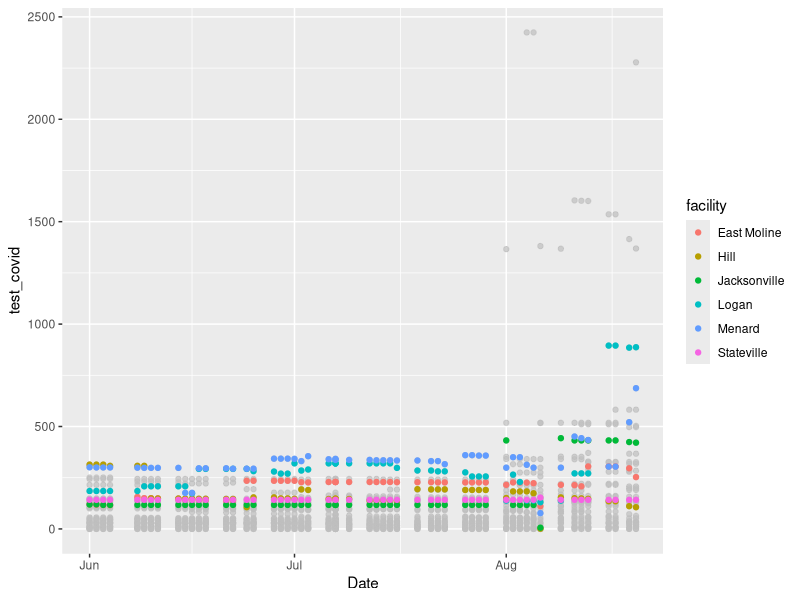
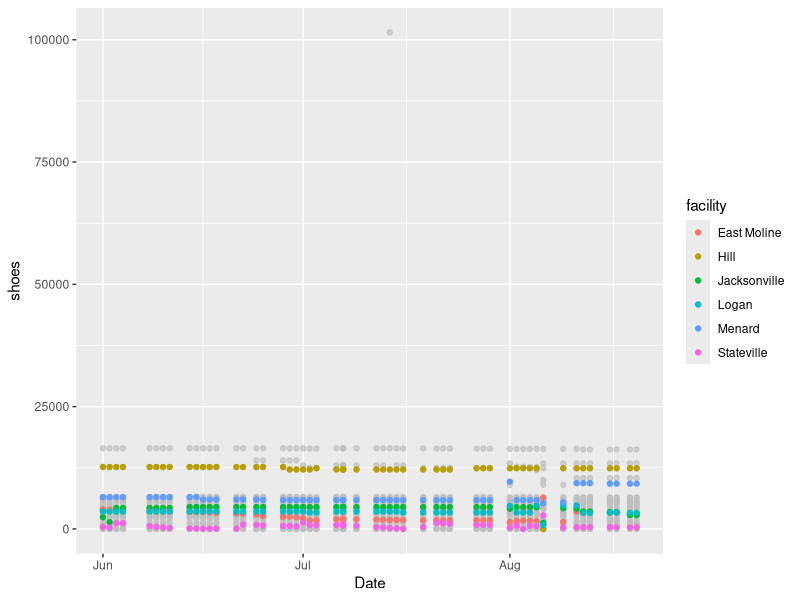
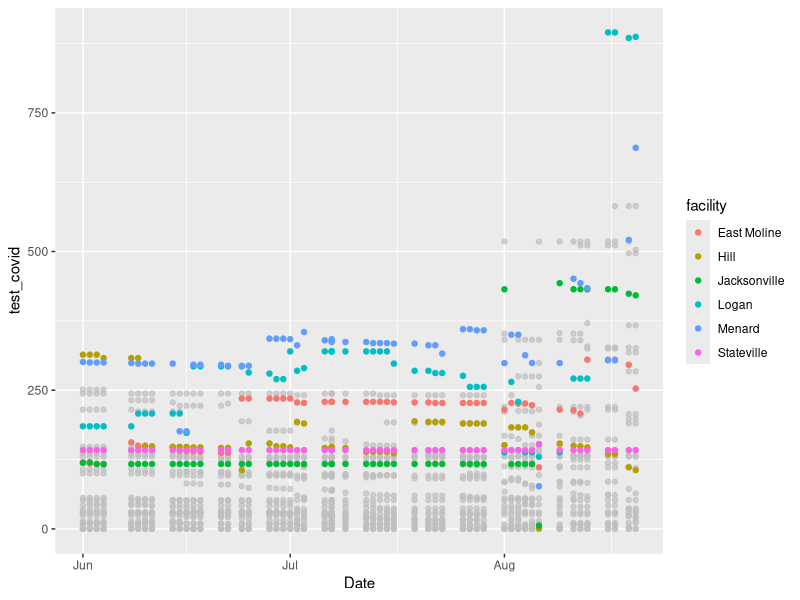

Write R code to recreate these figures, in order. (Note: this script raises an error after producing the figures.)
## ---- chunk 1
knitr::opts_chunk$set(echo = TRUE)
remove(list=ls())
library(readxl)
library(tidyverse)
library(ggplot2)
medical <- read_excel("equipment.xlsx")

#combine sizes
medical <- medical %>% mutate(gloves = gloves_s + gloves_m + gloves_l + gloves_xl)
medical <- medical %>% mutate(shoes = shoe_reg + shoe_xl)

#combine types / sizes
medical <- medical %>% mutate(masks = surgical_masks + shield_masks + 
                                n95_masks + offender_masks)

medical <- medical %>% mutate(thermometer = thermometer_ear + thermometer_temporal...17 +
                                thermometer_oral + thermometer_temporal...19)

#Group by Prisons we're looking at
filtered <- medical %>%
  group_by(facility) %>% 
  filter(facility =="East Moline" |
           facility == "Jacksonville" |
           facility == "Menard" | 
           facility == "Logan" |
           facility == "Hill"|
           facility == "Stateville") %>%
  ungroup()

#Shoes and Gloves
ggplot() + geom_point(aes(x=Date, y=test_covid, group=facility), 
                     data = medical,
                     color = alpha("grey", 0.7)) +
  geom_point(aes(x=Date, y=test_covid, color=facility), 
                     data = filtered)



## ---- chunk 2

#try without the big outlier
medic_filter <- medical %>% filter(facility != "Decatur" & facility != "Graham" &
                                     facility != "SWICC")


ggplot() + geom_point(aes(x=Date, y=shoes, group=facility), 
                     data = medic_filter,
                     color = alpha("grey", 0.7)) +
  geom_point(aes(x=Date, y=shoes, color=facility), 
                     data = filtered)


## COVID TESTS
ggplot() + geom_point(aes(x=Date, y=test_covid, group=facility), 
                     data = medic_filter,
                     color = alpha("grey", 0.7)) +
  geom_point(aes(x=Date, y=test_covid, color=facility), 
                     data = filtered)

##temperature
ggplot() + geom_point(aes(x=Date, y=thermometer, group=facility), 
                     data = medic_filter,
                     color = alpha("grey", 0.7)) +
  geom_point(aes(x=Date, y=thermometer, color=facility), 
                     data = filtered_two)

##Flu test
ggplot() + geom_point(aes(x=Date, y=test_covid, group=facility), 
                     data = medical,
                     color = alpha("grey", 0.7)) +
  geom_point(aes(x=Date, y=test_flu, color=facility), 
                     data = filtered)

##Masks
ggplot() + geom_point(aes(x=Date, y=masks, group=facility), 
                     data = medic_filter,
                     color = alpha("grey", 0.7)) +
  geom_point(aes(x=Date, y=masks, color=facility), 
                     data = filtered_two)
## ---- chunk 3
---
title: "equipment_analysis"
output: html_document
---
## ---- chunk 4
knitr::opts_chunk$set(echo = TRUE)
remove(list=ls())
library(readxl)
library(tidyverse)
library(ggplot2)
medical <- read_excel("equipment.xlsx")

#combine sizes
medical <- medical %>% mutate(gloves = gloves_s + gloves_m + gloves_l + gloves_xl)
medical <- medical %>% mutate(shoes = shoe_reg + shoe_xl)

#combine types / sizes
medical <- medical %>% mutate(masks = surgical_masks + shield_masks + 
                                n95_masks + offender_masks)

medical <- medical %>% mutate(thermometer = thermometer_ear + thermometer_temporal...17 +
                                thermometer_oral + thermometer_temporal...19)

#Group by Prisons we're looking at
filtered <- medical %>%
  group_by(facility) %>% 
  filter(facility =="East Moline" |
           facility == "Jacksonville" |
           facility == "Menard" | 
           facility == "Logan" |
           facility == "Hill"|
           facility == "Stateville") %>%
  ungroup()

#Shoes and Gloves
ggplot() + geom_point(aes(x=Date, y=test_covid, group=facility), 
                     data = medical,
                     color = alpha("grey", 0.7)) +
  geom_point(aes(x=Date, y=test_covid, color=facility), 
                     data = filtered)



## ---- chunk 5

#try without the big outlier
medical_covid <- medical %>% filter(facility != "Graham" & facility != "SWICC" & facility != "Decatur")

## COVID TESTS
ggplot() + geom_point(aes(x=Date, y=test_covid, group=facility), 
                     data = medical_covid, size = 1,
                     color = alpha("grey", 0.5)) +
  geom_point(aes(x=Date, y=test_covid, color=facility), 
                     data = filtered, size = 1) + 
  scale_color_brewer(palette = "Dark2") +
  theme_minimal() + 
  labs(title = "COVID Tests Available Across Prisons June 1 to August 20",
       subtitle = "Decatur, Graham, and SWICC are omitted for scale",
       caption = "Source: IDOC Medical Inventory",
       x = "Timeline", y = "", color = "") +
  theme(legend.position = "bottom", axis.title=element_blank())

##Masks
masks_covid <- medical %>% filter(facility != "Shawnee" & facility != "Stateville NRC" & facility != "Taylorville")

ggplot() + geom_point(aes(x=Date, y=masks, group=facility), 
                     data = masks_covid,
                     color = alpha("grey", 0.5)) +
  geom_point(aes(x=Date, y=masks, color=facility), 
                     data = filtered) + 
  scale_color_brewer(palette = "Dark2") +
  theme_minimal() + 
  labs(title = "Masks Available Across Prisons June 1 to August 20",
       subtitle = "Shawnee, Stateville NRC, and Taylorville are omitted for Scale",
       caption = "Source: IDOC Medical Inventory",
       x = "Timeline", y = "", color = "") +
  theme(legend.position = "bottom", axis.title=element_blank())
